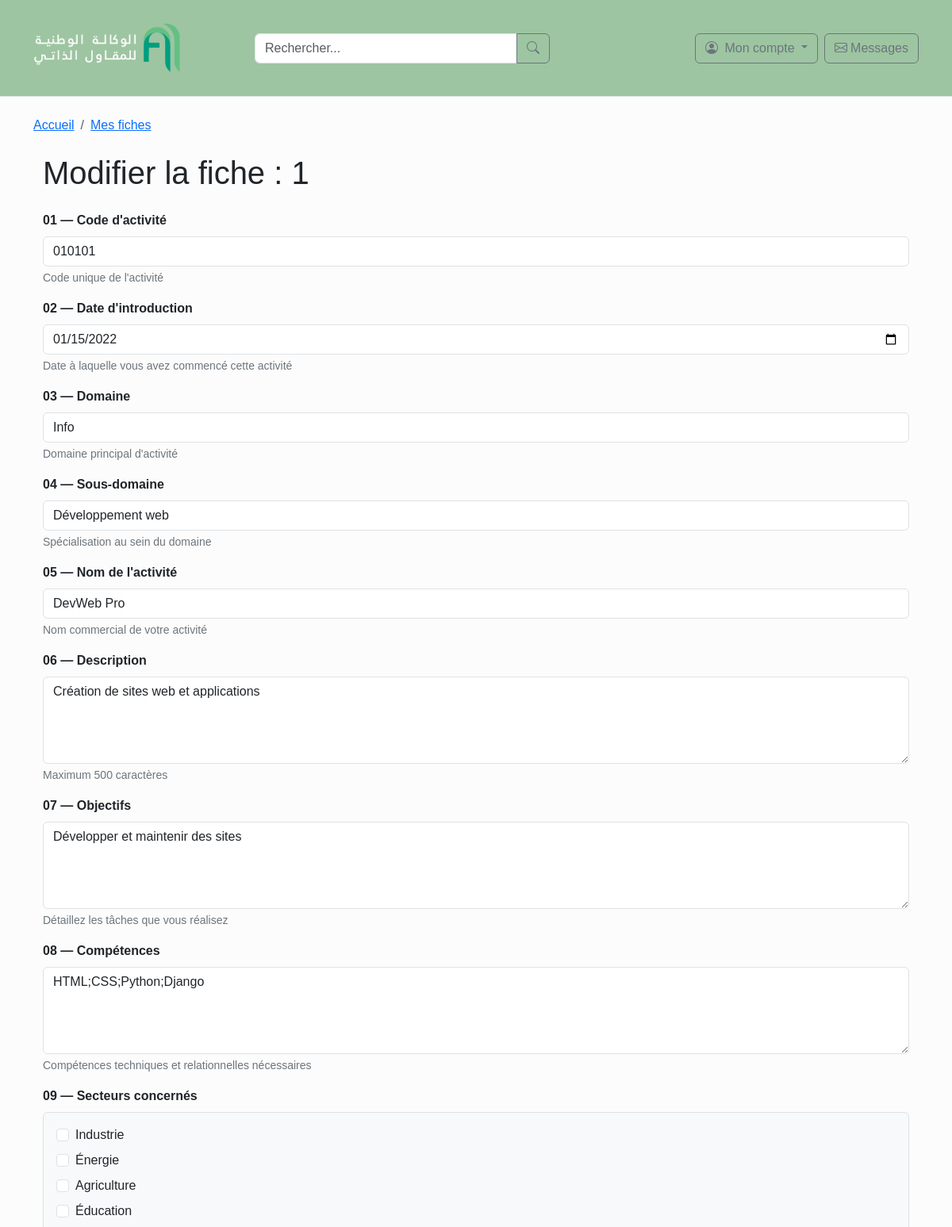
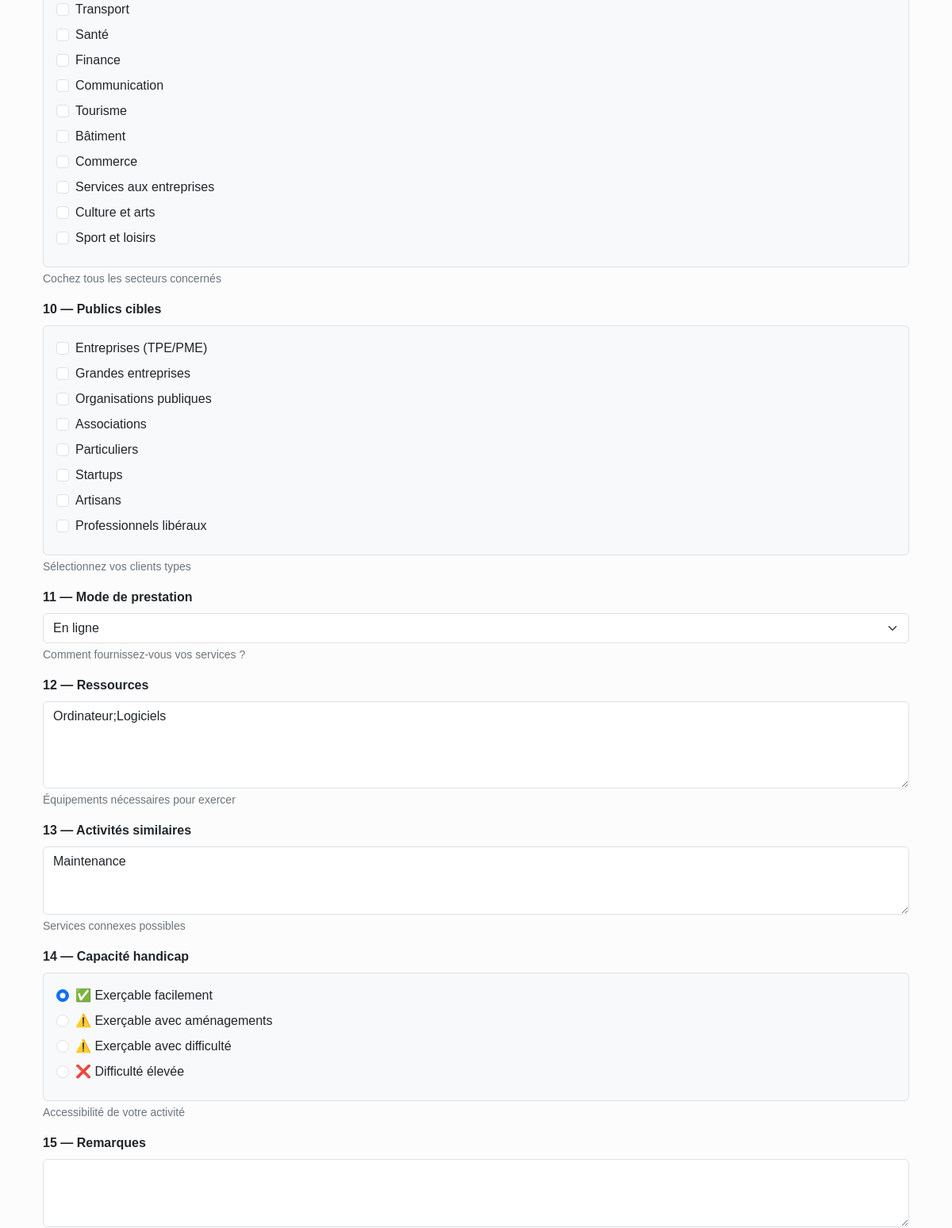
The app's page /editer_fiche/1/ (signed in, upper part), older data (2 pictures, top to bottom).
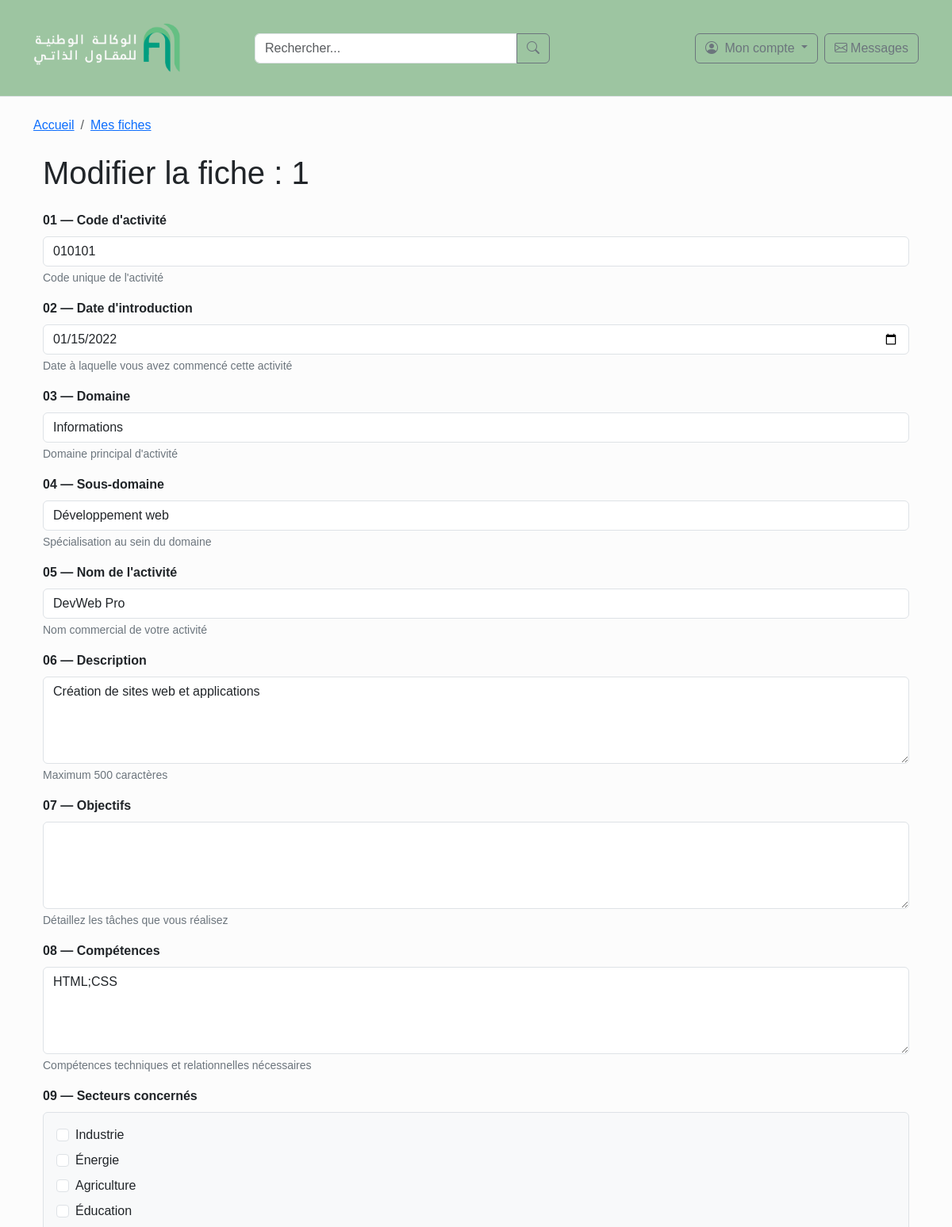
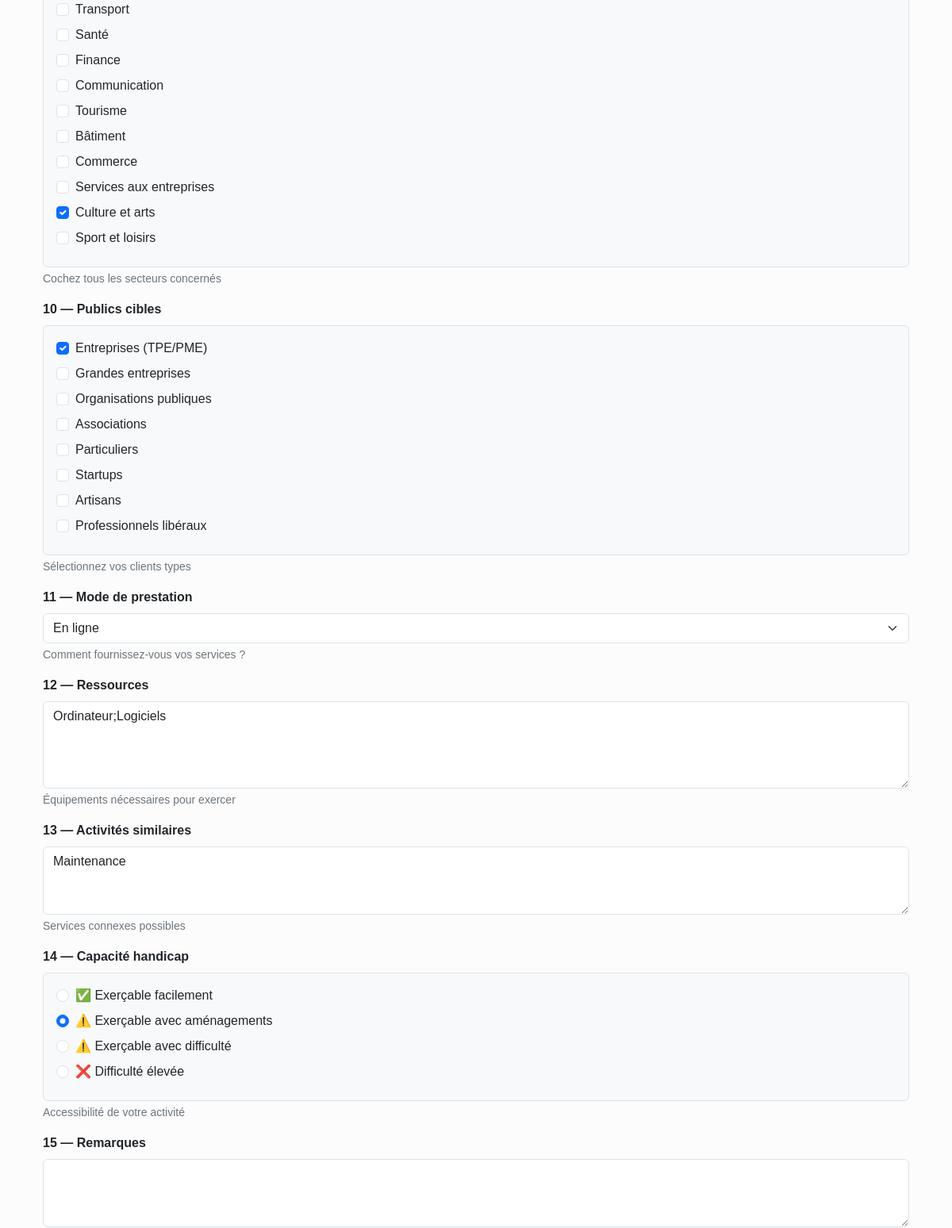
The same page, newer data (2 pictures, top to bottom).
### formulaire/models.py (models this page shows, shortened)
class AutoEntrepreneur(models.Model):
    MODE_PRESTATION_CHOICES = [
        ('', '--- Sélectionnez ---'),
        ('presentiel', 'Présentiel'),
        ('distance', 'À distance'),
        ('en_ligne', 'En ligne'),
        ('client', 'Directement chez le client'),
        ('hybride', 'Hybride (mixte)'),
        ('projet', 'Par projet'),
        ('forfait', 'Forfait'),
    ]
    HANDICAP_CHOICES = [
        ('facile', '✅ Exerçable facilement'),
        ('amenagement', '⚠️ Exerçable avec aménagements'),
        ('difficile', '⚠️ Exerçable avec difficulté'),
        ('tres_difficile', '❌ Difficulté élevée'),
    ]
    code_activite = models.CharField(
        max_length=5,
        unique=True,
        validators=[
            MinLengthValidator(5, "Le code doit contenir au moins 5 caractères"),
            RegexValidator(
                regex='^[0-9]+$',
                message='Utilisez uniquement des chiffres',
                code='invalid_code'
            )
        ],
        help_text="Code unique de l'activité (5 chiffres)"
    )
    date_introduction = models.DateField(
        null=True,
        blank=True,
        help_text="Date d'introduction de l'activité"
    )
    nom_activite = models.CharField(
        max_length=200,
        help_text="Nom de l'activité professionnelle",
        null=True,
        blank=True,
    )
    publics_cibles = models.TextField(
        null=True,
        blank=True,
        help_text="Publics cibles (entreprises, particuliers, associations, etc.)"
    )
    activites_similaires = models.TextField(
        blank=True,
        null=True,
        help_text="Activités similaires ou complémentaires"
    )
    capacite_handicap = models.CharField(
        null=True,
        blank=True,
        max_length=20,
        choices=HANDICAP_CHOICES
    )
    domaine = models.CharField(max_length=200)
    sous_domaine = models.CharField(max_length=200, blank=True, null=True)
    description = models.TextField(
        null=True,
        blank=True,
        help_text="Description succincte de l'activité"
    )
    objectifs = models.TextField(
        null=True,
        blank=True,
        help_text="Objectifs, tâches et missions de l'activité"
    )
    competences = models.TextField(
        null=True,
        blank=True,
        help_text="Compétences requises pour exercer l'activité"
    )
    secteurs = models.TextField(
        null=True,
        blank=True,
        help_text="Secteurs concernés par l'activité"
    )
    mode_prestation = models.CharField(
        null=True,
        blank=True,
        max_length=20,
        choices=MODE_PRESTATION_CHOICES
    )
    ressources = models.TextField(
        null=True,
        blank=True,
        help_text="Ressources, outils et équipements nécessaires"
    )
    remarques = models.TextField(
        blank=True,
        null=True,
        help_text="Remarques légales ou informations supplémentaires"
    )
    created_at = models.DateTimeField(auto_now_add=True)

### formulaire/views.py (the view)
# urls.py: path('editer_fiche/<int:id>/', views.modifier_fiche, name='editer_fiche'),  # NOM : 'editer_fiche'
@login_required (login_url='/utilisateurs/connexion/')  # Redirige vers la page de connexion si l'utilisateur n'est pas authentifié
def modifier_fiche(request, id):
    fiche = get_object_or_404(AutoEntrepreneur, id=id)
    if request.method == "POST":
        form = AutoEntrepreneurForm(request.POST)
        if form.is_valid():
            data = form.cleaned_data
            fiche.code_activite = data.get('code_activite') or ''
            fiche.date_introduction = data.get('date_introduction')
            fiche.domaine = data.get('domaine') or ''
            fiche.sous_domaine = data.get('sous_domaine') or ''
            fiche.nom_activite = data.get('nom_activite') or ''
            fiche.description = data.get('description') or ''
            fiche.objectifs = data.get('objectifs') or ''
            fiche.competences = data.get('competences') or ''
            secteurs = data.get('secteurs', [])
            fiche.secteurs = ','.join(secteurs) if secteurs else ''
            publics_cibles = data.get('publics_cibles', [])
            fiche.publics_cibles = ','.join(publics_cibles) if publics_cibles else ''
            fiche.mode_prestation = data.get('mode_prestation') or ''
            fiche.ressources = data.get('ressources') or ''
            fiche.activites_similaires = data.get('activites_similaires') or ''
            fiche.capacite_handicap = data.get('capacite_handicap') or ''
            fiche.remarques = data.get('remarques') or ''
            fiche.save()
            fiches = AutoEntrepreneur.objects.all()  # Récupérer toutes les fiches après modification
            return render(request, 'liste_fiches.html', {'fiches': fiches}) # Redirigez vers la liste des fiches après la modification
    else:
        initial_data = {
            'code_activite': fiche.code_activite or '',
            'date_introduction': fiche.date_introduction,
            'domaine': fiche.domaine or '',
            'sous_domaine': fiche.sous_domaine or '',
            'nom_activite': fiche.nom_activite or '',
            'description': fiche.description or '',
            'objectifs': fiche.objectifs or '',
            'competences': fiche.competences or '',
            'secteurs': fiche.secteurs.split(',') if fiche.secteurs else [],
            'publics_cibles': fiche.publics_cibles.split(',') if fiche.publics_cibles else [],
            'mode_prestation': fiche.mode_prestation or '',
            'ressources': fiche.ressources or '',
            'activites_similaires': fiche.activites_similaires or '',
            'capacite_handicap': fiche.capacite_handicap or '',
            'remarques': fiche.remarques or '',
        }
        form = AutoEntrepreneurForm(initial=initial_data)
    return render(request, 'fiche.html', {
        'form': form,
        'fiche': fiche,
        'edition_mode': True
    })

### messagerie/context_processors.py (called while the page is built)
def messages_non_lus(request):
    if request.user.is_authenticated:
        non_lus = Message.objects.filter(
            destinataire=request.user,
            lu=False
        ).count()
    else:
        non_lus = 0
    return {
        "non_lus": non_lus
    }

### formulaire/templates/fiche.html (shortened to what the changed rows need)
{% extends 'layout.html' %}
{% block content %}
<div class="container mt-4">
    <h1 class="mb-4">
            Modifier la fiche : {{ fiche.id }}
    </h1>
    <form method="POST" action="">
        <div class="mb-3">
            <label for="id_code_activite" class="form-label fw-bold">01 — Code d'activité</label>
            <input type="text"
                   name="code_activite"
                   id="id_code_activite"
                   class="form-control {% if form.code_activite.errors %}is-invalid{% endif %}"
                   value="{{ form.code_activite.value|default:'' }}"
                   required>
            <div class="form-text">Code unique de l'activité </div>
        </div>
        <div class="mb-3">
            <label for="id_date_introduction" class="form-label fw-bold">02 — Date d'introduction</label>
            <input type="date"
                   name="date_introduction"
                   id="id_date_introduction"
                   class="form-control {% if form.date_introduction.errors %}is-invalid{% endif %}"
                   value="{% if form.date_introduction.value %}{{ form.date_introduction.value|date:'Y-m-d' }}{% endif %}">
            <div class="form-text">Date à laquelle vous avez commencé cette activité</div>
        </div>
        <div class="mb-3">
            <label for="id_domaine" class="form-label fw-bold">03 — Domaine</label>
            <input type="text"
                   name="domaine"
                   id="id_domaine"
                   class="form-control {% if form.domaine.errors %}is-invalid{% endif %}"
                   value="{{ form.domaine.value|default:'' }}"
                   placeholder="Ex: Informatique, Conseil, Formation..."
                   required>
            <div class="form-text">Domaine principal d'activité</div>
        </div>
        <div class="mb-3">
            <label for="id_sous_domaine" class="form-label fw-bold">04 — Sous-domaine</label>
            <input type="text"
                   name="sous_domaine"
                   id="id_sous_domaine"
                   class="form-control {% if form.sous_domaine.errors %}is-invalid{% endif %}"
                   value="{{ form.sous_domaine.value|default:'' }}"
                   placeholder="Ex: Développement web, Marketing digital...">
            <div class="form-text">Spécialisation au sein du domaine</div>
        </div>
        <div class="mb-3">
            <label for="id_nom_activite" class="form-label fw-bold">05 — Nom de l'activité</label>
            <input type="text"
                   name="nom_activite"
                   id="id_nom_activite"
                   class="form-control {% if form.nom_activite.errors %}is-invalid{% endif %}"
                   value="{{ form.nom_activite.value|default:'' }}"
                   placeholder="Ex: Création de sites internet">
            <div class="form-text">Nom commercial de votre activité</div>
        </div>
        <div class="mb-3">
            <label for="id_description" class="form-label fw-bold">06 — Description</label>
            <textarea name="description"
                      id="id_description"
                      class="form-control {% if form.description.errors %}is-invalid{% endif %}"
                      rows="4"
                      maxlength="500">{{ form.description.value|default:'' }}</textarea>
            <div class="form-text">Maximum 500 caractères</div>
        </div>
        <div class="mb-3">
            <label for="id_objectifs" class="form-label fw-bold">07 — Objectifs</label>
            <textarea name="objectifs"
                      id="id_objectifs"
                      class="form-control {% if form.objectifs.errors %}is-invalid{% endif %}"
                      rows="4">{{ form.objectifs.value|default:'' }}</textarea>
            <div class="form-text">Détaillez les tâches que vous réalisez</div>
        </div>
        <div class="mb-3">
            <label for="id_competences" class="form-label fw-bold">08 — Compétences</label>
            <textarea name="competences"
                      id="id_competences"
                      class="form-control {% if form.competences.errors %}is-invalid{% endif %}"
                      rows="4">{{ form.competences.value|default:'' }}</textarea>
            <div class="form-text">Compétences techniques et relationnelles nécessaires</div>
        </div>
        <div class="mb-3">
            <div class="border p-3 rounded bg-light">
                {% for value, label in form.fields.secteurs.choices %}
                <div class="form-check">
                    <input class="form-check-input"
                           type="checkbox"
                           name="secteurs"
                           value="{{ value }}"
                           id="secteur_{{ forloop.counter }}"
                           {% if value in form.secteurs.value %}checked{% endif %}>
                    <label class="form-check-label" for="secteur_{{ forloop.counter }}">
                        {{ label }}
                    </label>
                </div>
                {% endfor %}
            </div>
        </div>
        <div class="mb-3">
            <div class="border p-3 rounded bg-light">
                {% for value, label in form.fields.publics_cibles.choices %}
                <div class="form-check">
                    <input class="form-check-input"
                           type="checkbox"
                           name="publics_cibles"
                           value="{{ value }}"
                           id="public_{{ forloop.counter }}"
                           {% if value in form.publics_cibles.value %}checked{% endif %}>
                    <label class="form-check-label" for="public_{{ forloop.counter }}">
                        {{ label }}
                    </label>
                </div>
                {% endfor %}
            </div>
        </div>
        <div class="mb-3">
            <label for="id_mode_prestation" class="form-label fw-bold">11 — Mode de prestation</label>
            <select name="mode_prestation"
                    id="id_mode_prestation"
                    class="form-select {% if form.mode_prestation.errors %}is-invalid{% endif %}">
                {% for value, label in form.fields.mode_prestation.choices %}
                <option value="{{ value }}"
                        {% if form.mode_prestation.value == value %}selected{% endif %}>
                    {{ label }}
                </option>
                {% endfor %}
            </select>
            <div class="form-text">Comment fournissez-vous vos services ?</div>
        </div>
        <div class="mb-3">
            <label for="id_ressources" class="form-label fw-bold">12 — Ressources</label>
            <textarea name="ressources"
                      id="id_ressources"
                      class="form-control {% if form.ressources.errors %}is-invalid{% endif %}"
                      rows="4">{{ form.ressources.value|default:'' }}</textarea>
            <div class="form-text">Équipements nécessaires pour exercer</div>
        </div>
        <div class="mb-3">
            <label for="id_activites_similaires" class="form-label fw-bold">13 — Activités similaires</label>
            <textarea name="activites_similaires"
                      id="id_activites_similaires"
                      class="form-control {% if form.activites_similaires.errors %}is-invalid{% endif %}"
                      rows="3">{{ form.activites_similaires.value|default:'' }}</textarea>
            <div class="form-text">Services connexes possibles</div>
        </div>
        <div class="mb-3">
            <div class="border p-3 rounded bg-light">
                {% for value, label in form.fields.capacite_handicap.choices %}
                <div class="form-check">
                    <input class="form-check-input"
                           type="radio"
                           name="capacite_handicap"
                           value="{{ value }}"
                           id="handicap_{{ forloop.counter }}"
                           {% if form.capacite_handicap.value == value %}checked{% endif %}
                           required>
                    <label class="form-check-label" for="handicap_{{ forloop.counter }}">
                        {{ label }}
                    </label>
                </div>
                {% endfor %}
            </div>
        </div>
        <div class="mb-4">
        </div>
    </form>
</div>
{% endblock %}

Row changes from the older to the newer data that the page shows:
changed AutoEntrepreneur "Développement web": domaine "Info" → "Informations"; competences "HTML;CSS;Python;Django" → "HTML;CSS"; capacite_handicap "☑ ✅ Exerçable facilement" → "☐ ✅ Exerçable facilement"; capacite_handicap "☐ ⚠️ Exerçable avec aménagements" → "☑ ⚠️ Exerçable avec aménagements"; objectifs "Développer et maintenir des sites" → (not shown)
Text that changed along with them:
form field secteurs: "☐" → "☑"
form field publics_cibles: "☐" → "☑"
